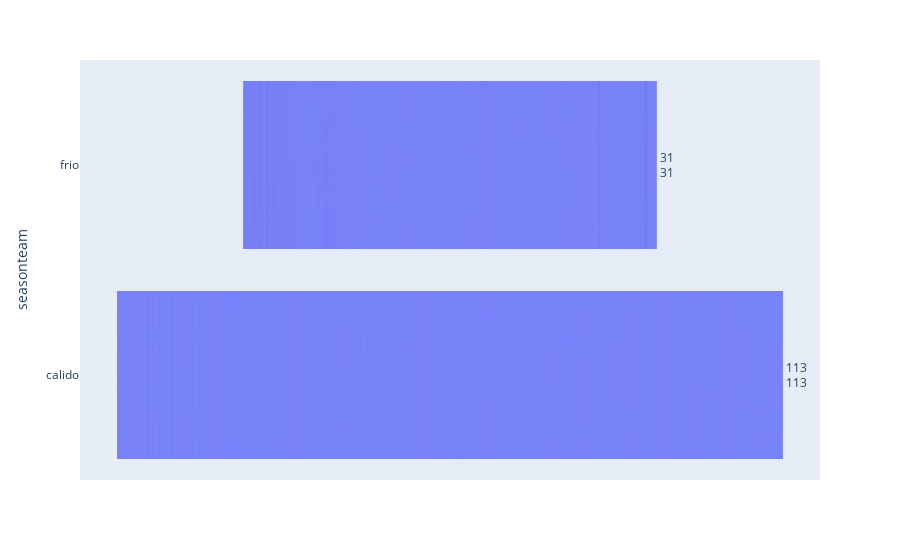

Notebook cell for this chart:
### Code cell
import plotly.express as px
import pandas as pd


fig = px.funnel(df2011, x = 'cnt', y = 'seasonteam', text = 'cnt')

fig.show()

### Figure 1 — Plotly figure (JSON) as saved in the notebook; plotly's stock layout.template omitted (floating-point values rounded to 4 significant figures; data arrays with more than 128 entries replaced by an {"elided": "..."} marker saying what was removed)
{"data": [{"hovertemplate": "cnt=%{text}<br>seasonteam=%{y}<extra></extra>", "legendgroup": "", "marker": {"color": "#636efa"}, "name": "", "orientation": "h", "showlegend": false, "text": {"elided": "8645 int values"}, "type": "funnel", "x": {"elided": "8645 int values"}, "xaxis": "x", "y": {"elided": "8645 str values"}, "yaxis": "y"}], "layout": {"legend": {"tracegroupgap": 0}, "margin": {"t": 60}, "xaxis": {"anchor": "y", "domain": [0, 1], "title": {"text": "cnt"}}, "yaxis": {"anchor": "x", "domain": [0, 1], "title": {"text": "seasonteam"}}}}
